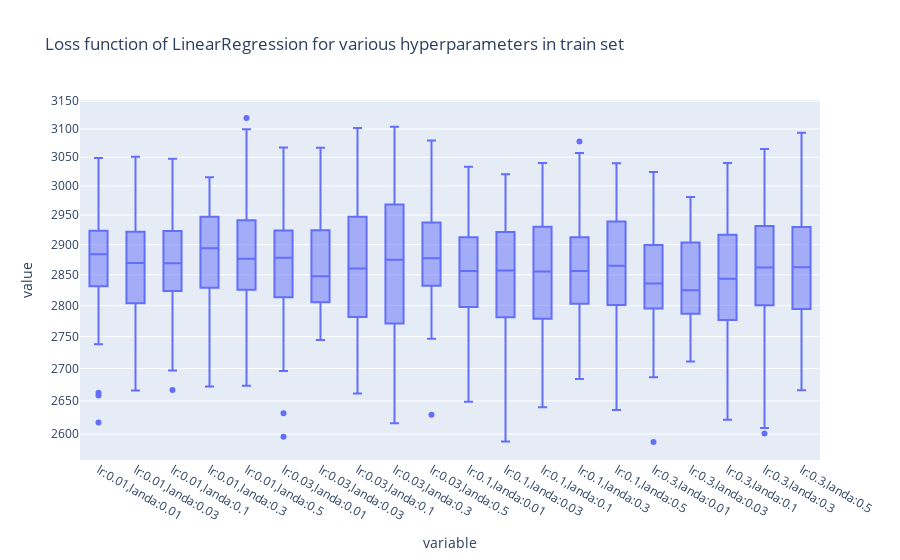

Notebook source saved alongside this figure:
### Code cell
px.box(pd.DataFrame(train_cv), log_y=True, title='Loss function of LinearRegression for various hyperparameters in train set')

### Figure 1 — Plotly figure (JSON) as saved in the notebook; plotly's stock layout.template omitted (floating-point values rounded to 4 significant figures; data arrays with more than 128 entries replaced by an {"elided": "..."} marker saying what was removed)
{"data": [{"alignmentgroup": "True", "hovertemplate": "variable=%{x}<br>value=%{y}<extra></extra>", "legendgroup": "", "marker": {"color": "#636efa"}, "name": "", "notched": false, "offsetgroup": "", "orientation": "v", "showlegend": false, "type": "box", "x": {"elided": "1000 str values"}, "x0": " ", "xaxis": "x", "y": {"elided": "1000 float values"}, "y0": " ", "yaxis": "y"}], "layout": {"boxmode": "group", "legend": {"tracegroupgap": 0}, "title": {"text": "Loss function of LinearRegression for various hyperparameters in train set"}, "xaxis": {"anchor": "y", "domain": [0, 1], "title": {"text": "variable"}}, "yaxis": {"anchor": "x", "domain": [0, 1], "title": {"text": "value"}, "type": "log"}}}
